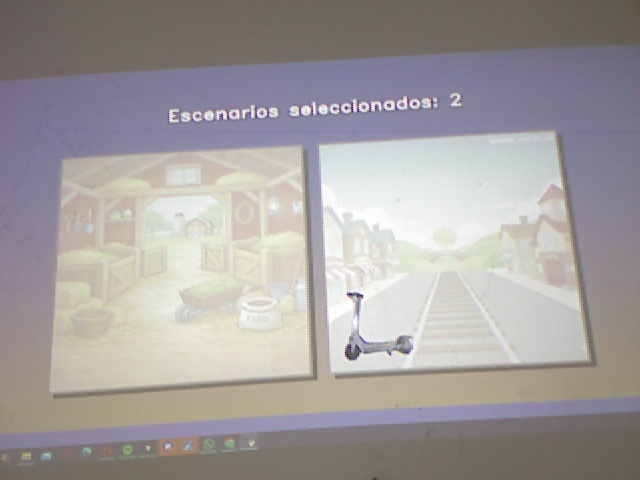
#> input picture captured_images/image_120260206152436_rectangles_20260206_165613.jpg, 640 x 480 px
$ python -i calibrate_table_touch.py   (imports and definitions only)
#> lines starting #> are read from the running program, lines starting #| are printed output that depends on the picture; after the words box and inside, x2 and y2 are one past the last pixel; in counts of white or black regions, pixels touching at a corner belong together
#> further down, picture is the input picture: shape (480, 640, 3); mean B, G, R 157.9, 158.1, 162.6
# -*- coding: utf-8 -*-
"""
Sistema de Calibración para Realidad Aumentada Espacial
Calibra el área de la mesa para detectar toques y mapearlos a la proyección

Este script:
1. Proyecta cuadrados de calibración en la mesa
2. Detecta los cuadrados con la cámara Kinect
3. Calcula la transformación de perspectiva (homografía)
4. Calibra el mapa de profundidad para detectar toques
5. Guarda la configuración para usar en el juego principal
"""

import cv2
import numpy as np
from tqdm import tqdm
from openni import openni2
import json
import os
import sys
import io
from datetime import datetime

# Configurar salida UTF-8 para Windows
if sys.platform == 'win32':
    sys.stdout = io.TextIOWrapper(sys.stdout.buffer, encoding='utf-8')

# ============================================================================
# CONFIGURACIÓN
# ============================================================================

# Márgenes desde los bordes de la proyección
MARGIN = 120

# --- CONFIGURACIÓN DE PANTALLA ---
# Si usas un segundo monitor o videobeam, ajusta SCREEN_OFFSET_X al ancho de tu pantalla principal (ej: 1920)
SCREEN_OFFSET_X = 1920
SCREEN_OFFSET_Y = 0

# Dimensiones de la proyección (ajustar según tu proyector)
PROJECTION_WIDTH = 1920
PROJECTION_HEIGHT = 1080
# --------------------------------

# Parámetros de calibración de profundidad
DEPTH_CALIBRATION_FRAMES = 500
MIN_DEPTH = 500
MAX_DEPTH = 4000

# Parámetros de detección de toques
TOUCH_DEPTH_OFFSET = 4  # Offset desde dmax para detectar toques
TOUCH_DEPTH_RANGE = 10  # Rango de profundidad para detectar toques

# ============================================================================
# FUNCIONES AUXILIARES
# ============================================================================

# [22 lines left out: functions mostrar_mensaje, dibujar_cuadricula, not called in this run]

# ============================================================================
# DETECCIÓN DE CUADRADOS
# ============================================================================

def detectar_cuadrados(frame):
    """
    Detecta cuadrados blancos en el frame de la cámara.
    Retorna una lista de contornos de cuadrados detectados.
    """
    gray = cv2.cvtColor(frame, cv2.COLOR_BGR2GRAY)
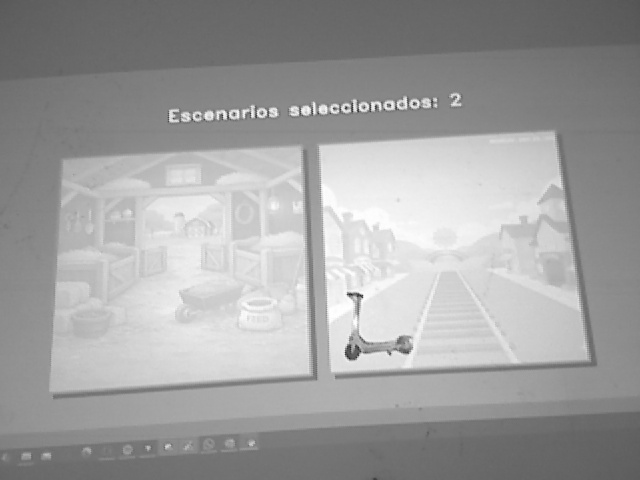
#> gray: shape (480, 640); min 33, max 255, mean 159.4

    # Aplicar filtro gaussiano para reducir ruido
    gray = cv2.GaussianBlur(gray, (5, 5), 0)

    # Umbral alto para detectar solo áreas muy blancas (los cuadrados proyectados)
    _, thresh = cv2.threshold(gray, 220, 255, cv2.THRESH_BINARY)
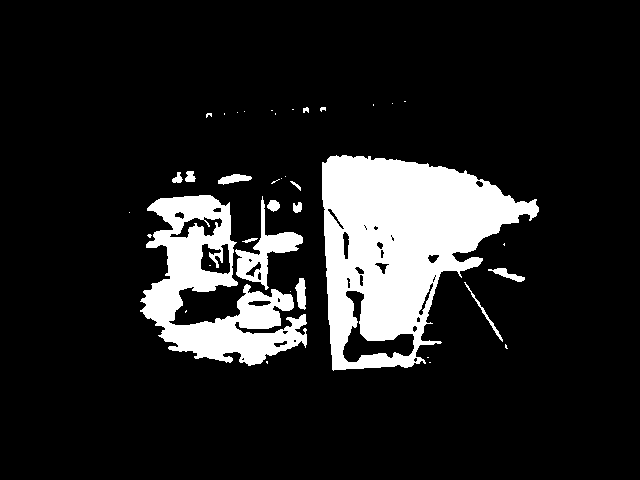
#> thresh: shape (480, 640); 13.5% white; 38 white regions (23 under 20 px), largest, box (x1, y1, x2, y2) and area: (322, 155, 539, 371) 25911, (140, 195, 307, 366) 12398, (235, 196, 303, 290) 1705

    # Operaciones morfológicas para limpiar la imagen
    kernel = np.ones((3, 3), np.uint8)
    thresh = cv2.morphologyEx(thresh, cv2.MORPH_CLOSE, kernel)
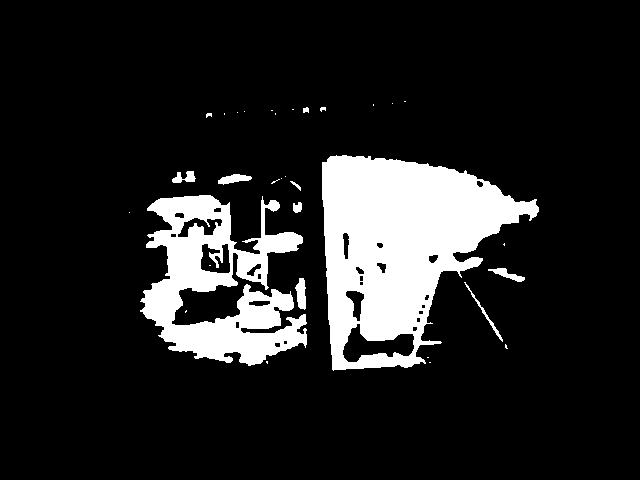
#> thresh: shape (480, 640); 13.6% white; 32 white regions (20 under 20 px), largest, box (x1, y1, x2, y2) and area: (322, 155, 539, 371) 26162, (140, 195, 307, 366) 14485, (295, 278, 306, 310) 249
    thresh = cv2.morphologyEx(thresh, cv2.MORPH_OPEN, kernel)
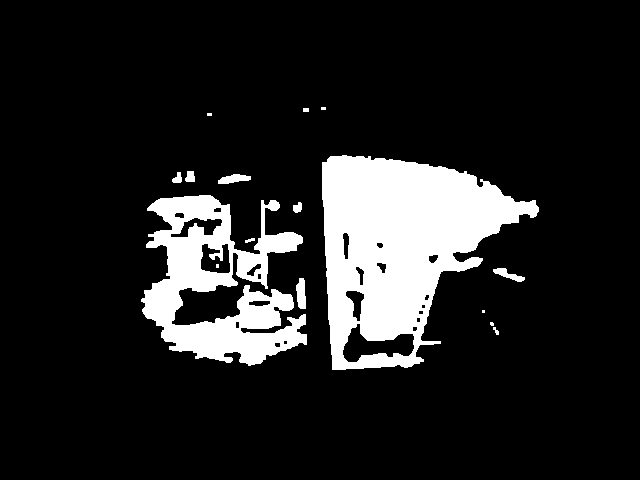
#> thresh: shape (480, 640); 13.5% white; 16 white regions (5 under 20 px)

    # Encontrar contornos
    contours, _ = cv2.findContours(thresh, cv2.RETR_EXTERNAL, cv2.CHAIN_APPROX_SIMPLE)
#> contours = 15 contours, 7 with area under 20; largest, box (x1, y1, x2, y2) and area: (322, 155, 539, 370) 27656, (141, 195, 307, 366) 14910, (296, 278, 306, 309) 208, (218, 174, 251, 184) 180, (493, 268, 525, 282) 154, (185, 171, 195, 182) 73, (293, 202, 302, 213) 58, (172, 172, 182, 183) 57
    cuadrados = []

    # Parámetros de validación
    min_area = 1000
    max_area = 20000

    for cnt in contours:
        area = cv2.contourArea(cnt)

        if min_area <= area <= max_area:
            # Aproximar el contorno a polígono
            epsilon = 0.02 * cv2.arcLength(cnt, True)
            approx = cv2.approxPolyDP(cnt, epsilon, True)

            # Debe tener 4 vértices (cuadrado/rectángulo)
            if len(approx) == 4:
                # Calcular relación de aspecto
                x, y, w, h = cv2.boundingRect(approx)
                aspect_ratio = float(w) / h if h > 0 else 0

                # Los cuadrados deben tener relación de aspecto cercana a 1
                if 0.7 <= aspect_ratio <= 1.3:
                    # Calcular extensión (área del contorno / área del rectángulo)
                    rect_area = w * h
                    extent = float(area) / rect_area if rect_area > 0 else 0

                    # Los cuadrados bien formados tienen extensión > 0.7
                    if extent > 0.7:
                        cuadrados.append((approx, area))
#> this loop made 15 passes
#> (area, epsilon) on pass 8: (14910, 31.12)
#> area on passes 4, 5, 7, 9, 10, 11: 208.5, 154.5, 58, 180, 57, 73
#> after the loop, cuadrados = []

    # Ordenar por área (de menor a mayor)
    cuadrados = sorted(cuadrados, key=lambda x: x[1])

    return [cuadrado[0] for cuadrado in cuadrados[:4]]  # Máximo 4 cuadrados

# ============================================================================
# PROYECCIÓN DE CUADRADOS
# ============================================================================

# [607 lines left out: functions proyectar_cuadrados_calibracion, calcular_mapa_profundidad, calibrar_mesa, inicializar_openni2, not called in this run]

# [40 lines not run here, left out]

>>> import cv2
>>> picture = cv2.imread('captured_images/image_120260206152436_rectangles_20260206_165613.jpg')
>>> result = detectar_cuadrados(picture)
#> result = []
